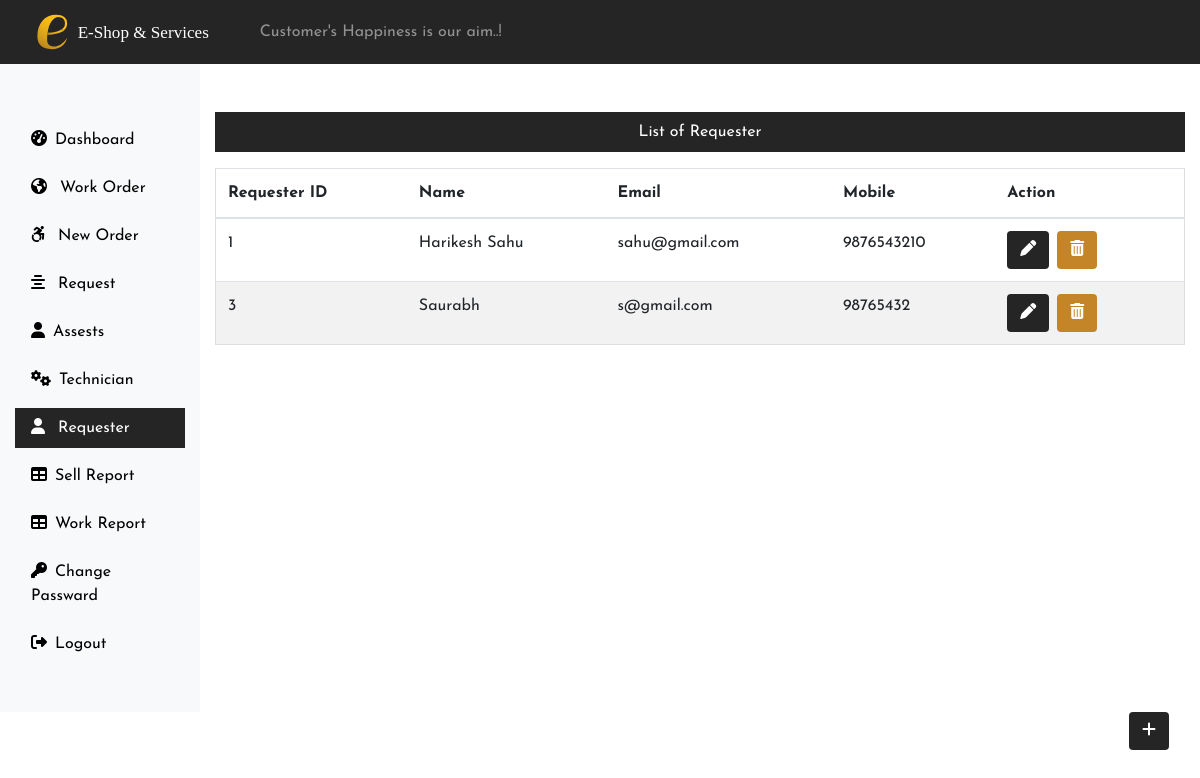
The app's page /Admin/requester.php (signed in) with its own data.
### tables this page shows
CREATE TABLE IF NOT EXISTS `user` (
  `uid` int(11) NOT NULL AUTO_INCREMENT,
  `name` varchar(255) NOT NULL,
  `email` varchar(255) NOT NULL,
  `mobile` varchar(255) NOT NULL,
  `address` varchar(255) NOT NULL,
  `password` varchar(255) NOT NULL,
  PRIMARY KEY (`uid`)
);

### Admin/requester.php (the view, shortened to what this page needs)
<?php
 include('../connection.php');
 include('includes/header.php');
 ?>
<div class="col-sm-9 col-md-10 text-center ">
    <p class="blkColor text-white  mt-5 p-2">List of Requester</p>
    <?php   $sql = "SELECT * FROM `user`";
                    $result= $conn->query($sql);
                    if($result->num_rows > 0){
                        echo'<table class="table mt-3 mr-5">
                                <thead>
                                <tr>
                                    <th scope="col">Requester ID</th>
                                    <th scope="col">Name</th>
                                    <th scope="col">Email</th>
                                    <th scope="col">Mobile</th>
                                    <th scope="col">Action</th>
                               </tr>
                                </thead>
                                <tbody>';
                                    while($row = $result->fetch_assoc()){
                             echo ' <tr>';
                             echo '<td>'.$row['uid'].'</td>';
                             echo '<td>'.$row['name'].'</td>';
                             echo '<td>'.$row['email'].'</td>';
                             echo '<td>'.$row['mobile'].'</td>';
                             echo '<td>';
                             echo '<form action="editReq.php" method="post"class=" d-inline mr-2">';
                             echo '<input type="hidden" name="id" value='.$row["uid"].'><button class="btn "
                             name ="edit" value ="Edit" type="submit"><i class="fas fa-pen"></i></button>';
                             echo '</form>';
                             echo '<form action="" method="post" class="d-inline mr-2">';
                             echo '<input type="hidden" name="id" value='.$row["uid"].'><button class="btn btn1"
                             name ="delete" value ="delete" type="submit"><i class="fa fa-trash"></i></button>';
                             echo '</form>';
                             echo '</td>';
                             echo     '</tr>';
                                    }
                          echo  '</tbody>
                             </table>';
                    }
                    else{
                        echo '0 Result';
                    }
               ?>
</div>
</div>
<div class="float-right"><a href="insert.php" class="btn  mx-3 mb-5"><i class="fa fa-plus "></i></a></div>
 </div>
</body>
</html>

### css/portalStyle.css (style rules this page uses)
body { overflow-x: hidden; }
table { border-collapse: collapse; border-spacing: 0; width: 100%; border: 1px solid #ddd; }
th, td { text-align: left; padding: 16px; }
tr:nth-child(even) { background-color: #f2f2f2; }
* { margin: 0; padding: 0; box-sizing: border-box; font-family: 'Josefin Sans', sans-serif; }
a { text-decoration:none; }
.btn { background-color:#252525; color:#fff; }
.btn1 { background-color:#c48528; color:#fff; }
.blkColor { background-color:#252525; }

### records on screen
user: uid "1", name "Harikesh Sahu", email "sahu@gmail.com", mobile "9876543210"
user: uid "3", name "Saurabh", email "s@gmail.com", mobile "98765432"
